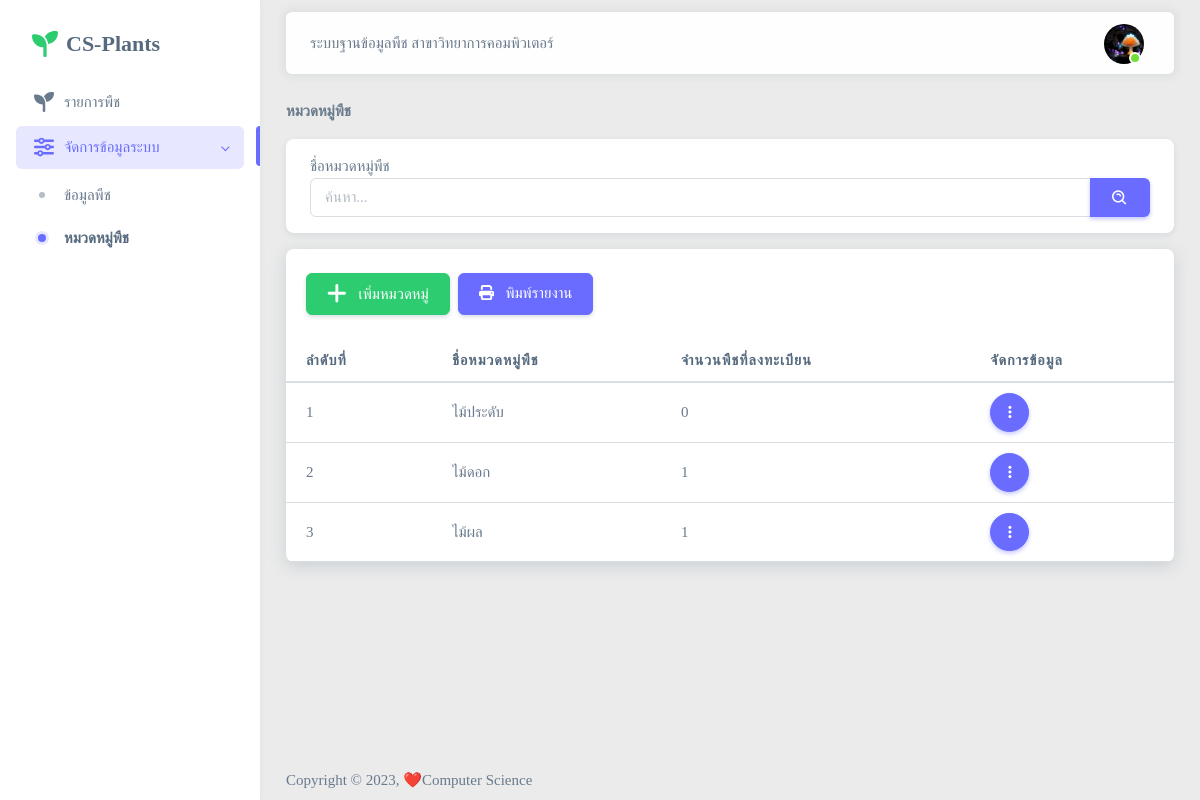
Page /App/system-member/category (signed in) on the committed database.
### tables this page shows
CREATE TABLE `users` (
  `userID` varchar(30) NOT NULL COMMENT 'รหัสผู้ใช้',
  `userFname` varchar(50) NOT NULL COMMENT 'ชื่อ',
  `userLname` varchar(50) NOT NULL COMMENT 'สกุล',
  `userProfile` varchar(100) NOT NULL DEFAULT 'default-avatar.png' COMMENT 'รูปโปรไฟล์',
  `username` varchar(50) NOT NULL COMMENT 'Username',
  `password` varchar(100) NOT NULL COMMENT 'รหัสผ่าน',
  `userLevel` enum('สมาชิก') NOT NULL DEFAULT 'สมาชิก' COMMENT 'ระดับผู้ใช้',
  `userRegist` date NOT NULL COMMENT 'วันที่ลงทะเบียน'
);

CREATE TABLE `categories` (
  `cateID` varchar(30) NOT NULL COMMENT 'รหัสหมวดหมู่',
  `cateName` varchar(50) NOT NULL COMMENT 'ชื่อหมวดหมู่'
);

### App/include/scripts/member-header.php (called while the page is built, shortened)
<?php
    $userID = $_SESSION['CSP-session-userID'] ?? null;
	require_once("../data/database.php");
    $sql = "SELECT userID, userFname, userLname, userProfile, username, userLevel, userRegist
            FROM users
            WHERE userID = ?;";
    $stmt = $database->prepare($sql);
    $stmt->bind_param('s', $userID);
    $stmt->execute();
    $result = $stmt-> get_result();
    $user = (object) $result->fetch_assoc();
?>

### App/system-member/category.php (the view, shortened to what this page needs)
<?php
    require_once('../include/scripts/member-header.php');
?>
<!DOCTYPE html>
<html lang="en" class="light-style layout-menu-fixed">
    <head>
        <link rel="stylesheet" href="../assets/font/Kanit.css"/>
        <link rel="stylesheet" href="../assets/css/template.css"/>
        <link rel="stylesheet" href="../assets/vendor/perfect-scrollbar/perfect-scrollbar.css"/>
        <link rel="stylesheet" href="../assets/vendor/boxicons/boxicons.css"/>
        <link rel="stylesheet" href="../assets/css/custom-style.css"/>
    </head>
    <body class="body-light">
        <div class="layout-wrapper layout-content-navbar">
            <div class="layout-container">
                <?php require_once("../include/components/sidebar-member.php");?>
                <div class="layout-page">
                    <?php require_once("../include/components/navbar-account.php");?>
                    <div class="content-wrapper">
                        <div class="container-fluid flex-grow-1 container-p-y">
                            <nav aria-label="breadcrumb">
                                <ol class="breadcrumb">
                                    <li class="breadcrumb-item">
                                        <a class="active">หมวดหมู่พืช</a>
                                    </li>
                                </ol>
                            </nav>
                            <div class="card mt-2">
                                <div class="card-body py-3">
                                    <form action="category" method="GET">
                                        <div class="row row-cols-2 g-2">
                                            <div class="col-12">
                                                ชื่อหมวดหมู่พืช
                                                <div class="input-group">
                                                    <input type="text" name="filterWord" class="form-control" placeholder="ค้นหา..." autofocus autocomplete="off"
                                                    value="<?php if(isset($_GET["filterWord"])) echo $_GET["filterWord"]; ?>">
                                                    <button type="submit" name="filter" value="true" class="btn btn-primary text-white">
                                                        <i class='bx bx-search-alt'></i>
                                                    </button>
                                                </div>
                                            </div>
                                        </div>
                                    </form>
                                </div>
                            </div>
                            <?php
                                $sql = "SELECT cateID, cateName, (SELECT count(*) FROM plants WHERE cateID = categories.cateID) as plantCount
                                        FROM categories
                                        WHERE 1=1 ";
                                $sql.="ORDER BY plantCount, cateName;";
                                $stmt = $database->prepare($sql);
                                $stmt->execute();
                                $categoryResult = $stmt-> get_result();
                                $resultCount = $categoryResult->num_rows;
                            ?>
                            <div class="card shadow mt-3">
                                <div class="card-header mb-0">
                                    <div class="row g-2">
                                        <a class="btn btn-success py-3 py-lg-2 col-12 col-lg-auto shadow-sm me-2" href="category-add">
                                            <i class="fa-solid fa-plus fa-xl me-2"></i>
                                            เพิ่มหมวดหมู่
                                        </a>
                                        <a class="btn btn-primary text-white py-3 py-lg-2 col-12 col-lg-auto shadow-sm d-none d-lg-block" onclick="printReport()">
                                            <i class="fa-solid fa-print me-2"></i>
                                            พิมพ์รายงาน
                                        </a>
                                    </div>
                                </div>
                                <div class="table-responsive">
                                    <table class="table table-hover card-table table-nowrap">
                                        <thead>
                                            <tr>
                                                <th>ลำดับที่</th>
                                                <th>ชื่อหมวดหมู่พืช</th>
                                                <th>จำนวนพืชที่ลงทะเบียน</th>
                                                <th class="not-print">จัดการข้อมูล</th>
                                            </tr>
                                        </thead>
                                        <tbody>
                                        <?php
                                            if($resultCount > 0){$cateIndex = 1; while($category = $categoryResult->fetch_assoc()){
                                        ?>
                                            <tr>
                                                <td><?php echo $cateIndex; ?></td>
                                                <td><?php echo $category["cateName"]; ?></td>
                                                <td><?php echo $category["plantCount"]; ?></td>
                                                <td class="not-print">
                                                    <button type="button" class="btn btn-primary btn-icon rounded-pill dropdown-toggle hide-arrow" data-bs-toggle="dropdown">
                                                        <i class="bx bx-dots-vertical-rounded"></i>
                                                    </button>
                                                </td>
                                            </tr>
                                        <?php
                                            $cateIndex++;}} ?>
                                        </tbody>
                                    </table>
                                </div>
                            </div>
                        </div>
                        <?php require_once("../include/components/footer.php");?>
                    </div>
                </div>
            </div>
        </div>
    </body>
</html>

### App/include/components/navbar-account.php (shortened to what this page needs)
<nav class="layout-navbar container-fluid navbar navbar-expand-xl navbar-detached align-items-center bg-navbar-theme" id="layout-navbar">
    <div class="navbar-nav-right d-flex align-items-center" id="navbar-collapse">
        <ul class="navbar-nav d-none d-md-block">
            ระบบฐานข้อมูลพืช สาขาวิทยาการคอมพิวเตอร์
        </ul>
        <ul class="navbar-nav flex-row align-items-center ms-auto">
            <li class="nav-item navbar-dropdown dropdown-user dropdown">
                <a class="nav-link dropdown-toggle hide-arrow" href="javascript:void(0);" data-bs-toggle="dropdown">
                    <div class="avatar avatar-online">
                        <img src="../assets/img/avatars/<?php echo $user->userProfile;?>" alt class="w-px-40 h-auto rounded-circle" />
                    </div>
                </a>
            </li>
        </ul>
    </div>
</nav>

### App/assets/css/custom-style.css (style rules this page uses)
body { font-family: 'Kanit'; }
.body-light { background-color: #EBEBEB; }
.table-nowrap th, .table-nowrap td { white-space: nowrap; }

### rows in the picture
users: userProfile (picture)
categories: cateName "ไม้ประดับ", plantCount "0"
categories: cateName "ไม้ดอก", plantCount "1"
categories: cateName "ไม้ผล", plantCount "1"
